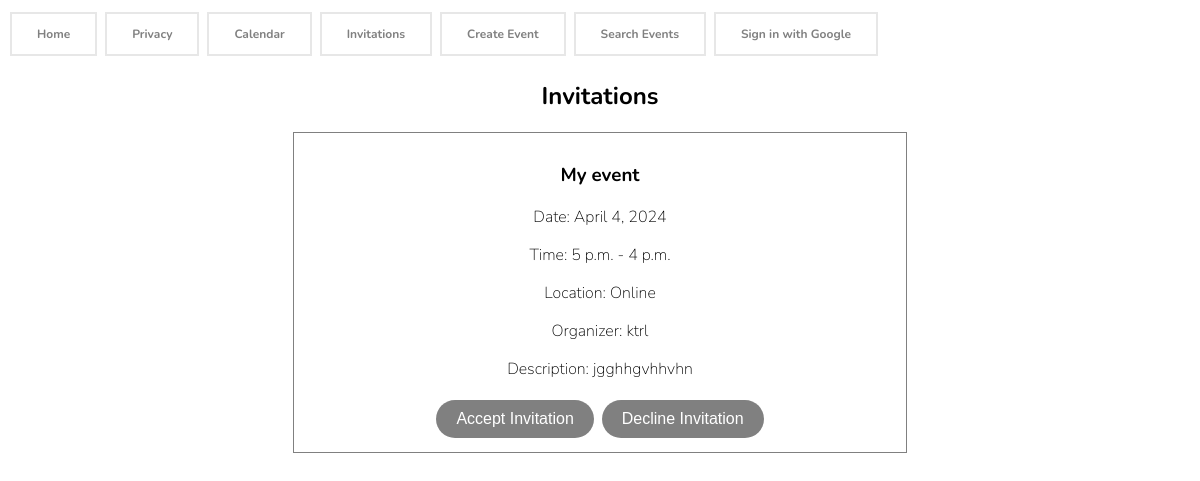
/invitations/ (signed in), run on an earlier commit of the app's database.
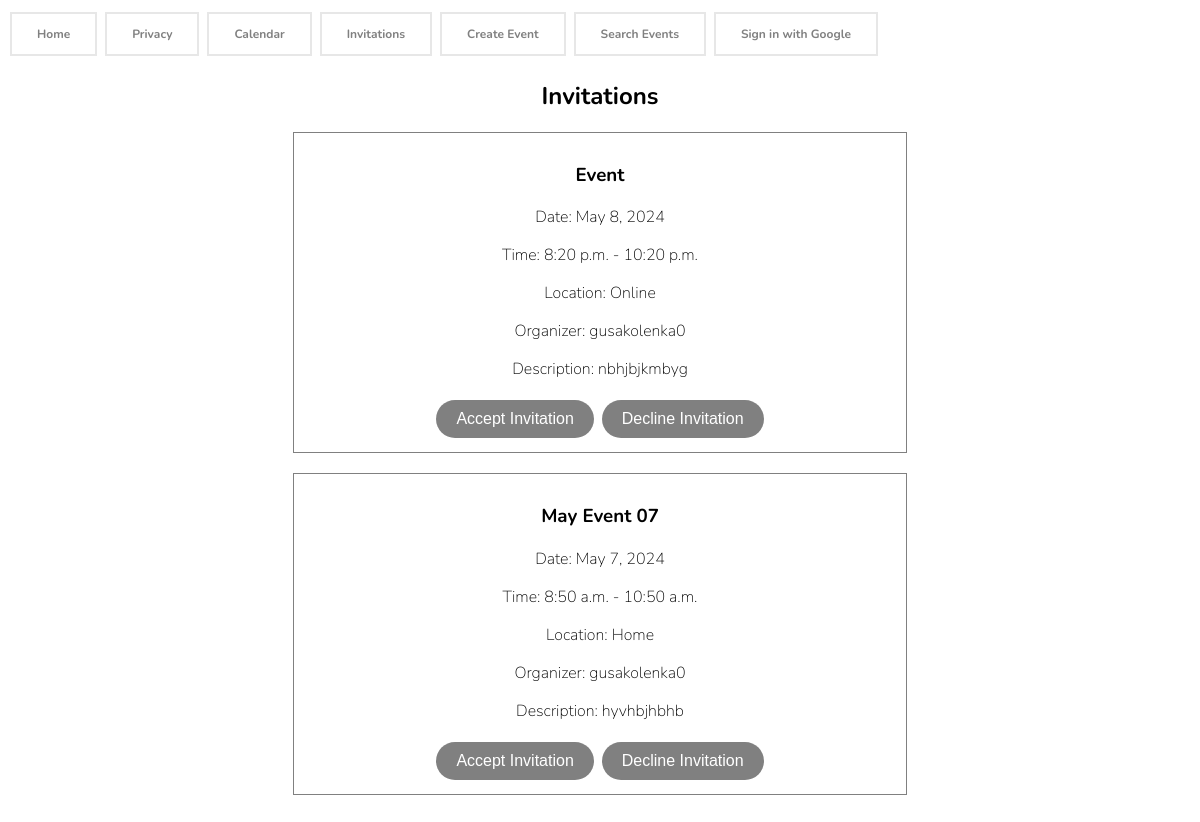
And on a later commit of the database.
### main/models.py (models this page shows, shortened)
class Event(models.Model):
    title = models.CharField(max_length=100)
    date = models.DateField()
    start_time = models.TimeField()
    end_time = models.TimeField()
    RECURRENCE_CHOICES = [
        ('daily', 'Daily'),
        ('weekly', 'Weekly'),
        ('monthly', 'Monthly'),
        ('yearly', 'Yearly'),
    ]
    recurrence = models.CharField(max_length=10, choices=RECURRENCE_CHOICES, blank=True, null=True)
    EVENT_TYPE_CHOICES = [
        ('online', 'Online'),
        ('offline', 'Offline'),
    ]
    event_type = models.CharField(max_length=10, choices=EVENT_TYPE_CHOICES, default='offline')
    location = models.CharField(max_length=100, blank=True, null=True)
    description = models.TextField()
    creator = models.ForeignKey(User, on_delete=models.CASCADE, related_name='created_events')
    invited_users = models.ManyToManyField(User, related_name='invited_events')
    attendees = models.ManyToManyField(User, related_name='attended_events')

### main/views.py (the view)
# urls.py: path('invitations/', views.invitations_page, name='invitations_page'),
@login_required
def invitations_page(request):
    user = request.user
    invited_events = Event.objects.filter(invited_users=user)
    return render(request, 'main/invitations.html', {'invited_events': invited_events})

### main/templates/main/invitations.html (shortened to what this page needs)
{% extends 'main/general.html' %}
{% block css %}
    {% load static %}
    <link rel="stylesheet" href="{% static 'styles/main/invitations_styles.css' %}">
{% endblock %}
{% block maincontent %}
<div class="image {% if not invited_events %}no-invitations{% endif %}">
    <h2>Invitations</h2>
    {% if invited_events %}
    <div class="event-container">
        {% for event in invited_events %}
        <div class="event">
            <h3>{{ event.title }}</h3>
            <p>Date: {{ event.date }}</p>
            <p>Time: {{ event.start_time }} - {{ event.end_time }}</p>
            <p>Location: {{ event.location }}</p>
            <p>Organizer: {{ event.creator.username }}</p>
            <p>Description: {{ event.description }}</p>
            {% if user in event.invited_users.all %}
            <div class="button-container">
                <form class="accept_invitation" method="post" action="{% url 'respond_invitation' event.id %}">
                    <button type="submit">Accept Invitation</button>
                </form>
                <form class="decline_invitation" method="post" action="{% url 'respond_invitation' event.id %}">
                    <button type="submit">Decline Invitation</button>
                </form>
            </div>
            {% endif %}
        </div>
        {% endfor %}
    </div>
    {% else %}
    <h5>No invitations.</h5>
    {% endif %}
</div>
{% endblock %}

What changed in the data, as far as the page shows it:
no longer on this page (row unchanged): Event: title "My event", date "April 4, 2024", start_time "5 p.m.", end_time "4 p.m.", location "Online", creator.username "ktrl", description "jgghhgvhhvhn", shows "Accept Invitation"
added Event: title "Event", date "May 8, 2024", start_time "8:20 p.m.", end_time "10:20 p.m.", location "Online", creator.username "gusakolenka0", description "nbhjbjkmbyg", shows "Accept Invitation"
added Event: title "May Event 07", date "May 7, 2024", start_time "8:50 a.m.", end_time "10:50 a.m.", location "Home", creator.username "gusakolenka0", description "hyvhbjhbhb", shows "Accept Invitation"
